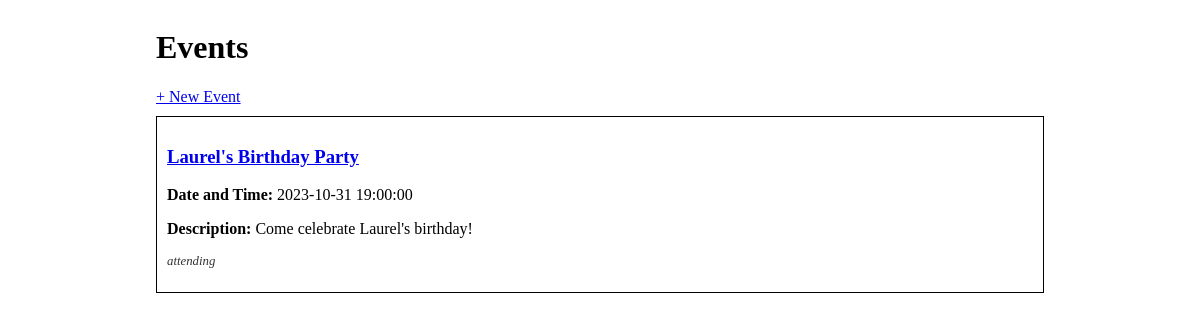
Before: / with the older database file.
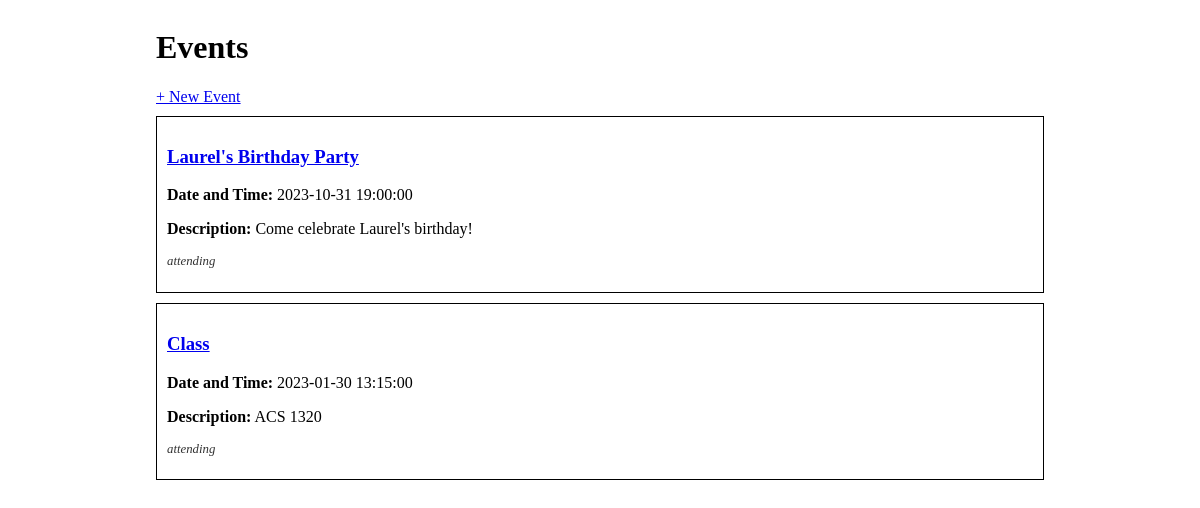
After: the same page with the newer database file.
### events_app/models.py (models this page shows)
class Event(db.Model):
    id = db.Column(db.Integer, primary_key=True)
    title = db.Column(db.String(80), nullable=False)
    description = db.Column(db.String(250))
    date_and_time = db.Column(db.DateTime)
    guests = db.relationship(
        'Guest', secondary='guest_event', back_populates='events_attending')
    event_type = db.Column(db.Enum(Type), default=Type.OTHER)

### events_app/routes.py (the view)
@main.route('/')
def index():
    events = Event.query.all()
    return render_template('index.html', events=events)

### events_app/templates/index.html
{% extends 'base.html' %}
{% block content %}
<h1>Events</h1>
<a href="/create">+ New Event</a>
{% for event in events %}
<div class="event-container">
    <h3><a href="/event/{{ event.id }}">{{ event.title }}</a></h3>
    <p><strong>Date and Time:</strong> {{ event.date_and_time }} </p>
    <p><strong>Description:</strong> {{ event.description }} </p>
    <p class="small-text">
        {{ event.guests.length }} attending
    </p>
</div>
{% endfor %}
{% endblock %}

### events_app/templates/base.html (shortened to what this page needs)
<!DOCTYPE html>
<html>
    <head>
        <link rel="stylesheet" href="/static/style.css">
    </head>
    <body>
        <div id="content">
            {% block content %}{% endblock %}
        </div>
    </body>
</html>

### events_app/static/style.css (style rules this page uses)
body { display: flex; justify-content: center; }
#content { width: 75%; }
.event-container { border: 1px solid #000; margin: 10px 0; padding: 10px; }
.small-text { font-size: 0.8em; color: #333; font-style: italic; }

Changed rows visible on the page:
added Event: title "Class", date_and_time "2023-01-30 13:15:00", description "ACS 1320"
